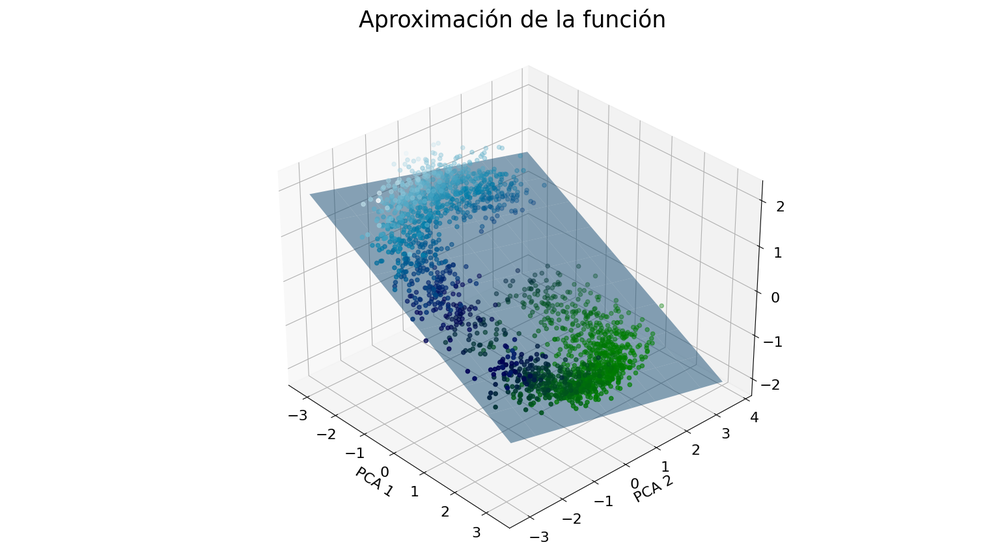
#> input picture parteUno/images/3dModel1.png, 1000 x 553 px, shrunk from 1536 x 850 before the run; its folder holds only this picture in this run
$ python -i extra.py   (imports and definitions only)   (older library calls are emulated)
#> lines starting #> are read from the running program, lines starting #| are printed output that depends on the picture
import os
import cv2
import numpy as np
from PIL import Image
import matplotlib.pyplot as plt

# Función para cargar imágenes desde un directorio
def load_images_from_folder(folder):
#> further down, picture is the input picture: shape (553, 1000, 3); mean B, G, R 240.1, 238.7, 234.1
    images = []
    for filename in os.listdir(folder):
        if filename.endswith(('.png', '.jpg', '.jpeg')):
            img = Image.open(os.path.join(folder, filename))
            images.append(np.array(img).flatten())
    return np.array(images)

# Funciones para aplicar los filtros
def apply_average_filter(image):
    return cv2.blur(image, (3, 3))

def apply_gaussian_filter(image):
    return cv2.GaussianBlur(image, (5, 5), 1.0)

def apply_sobel_filter(image):
    grad_x = cv2.Sobel(image, cv2.CV_64F, 1, 0, ksize=3)
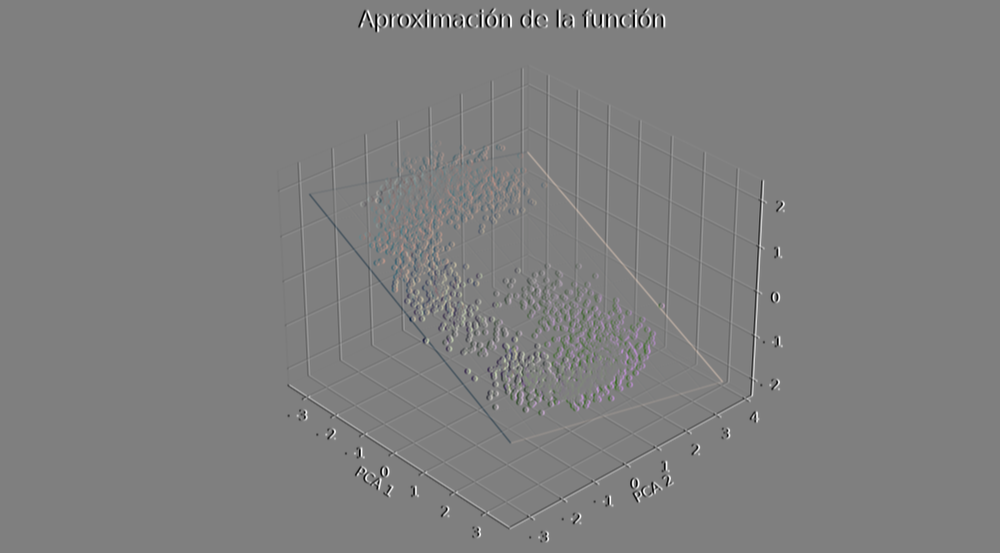
#> grad_x: shape (553, 1000, 3) float64; mean B, G, R 0, 0, 0; drawn with min black and max white
    grad_y = cv2.Sobel(image, cv2.CV_64F, 0, 1, ksize=3)
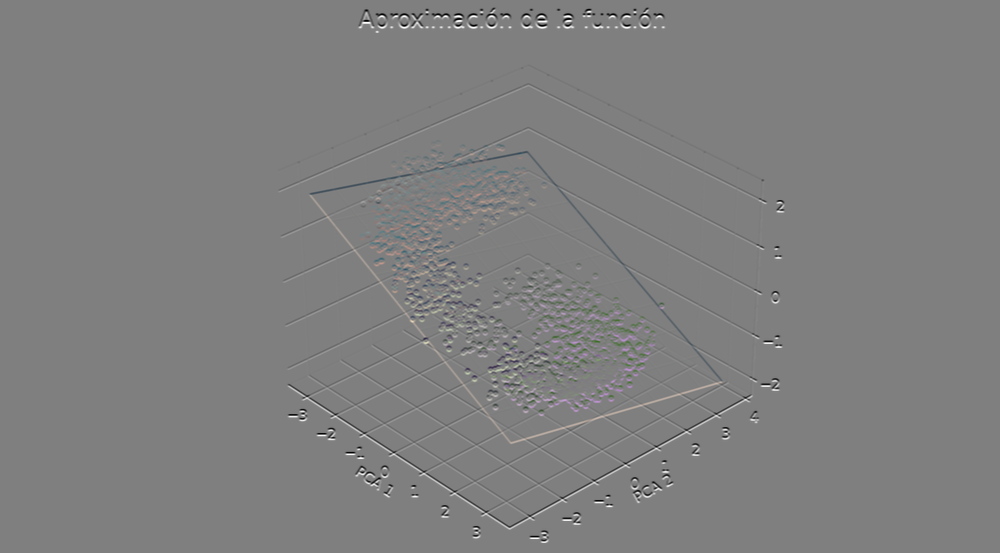
#> grad_y: shape (553, 1000, 3) float64; mean B, G, R 0, 0, 0; drawn with min black and max white
    abs_grad_x = cv2.convertScaleAbs(grad_x)
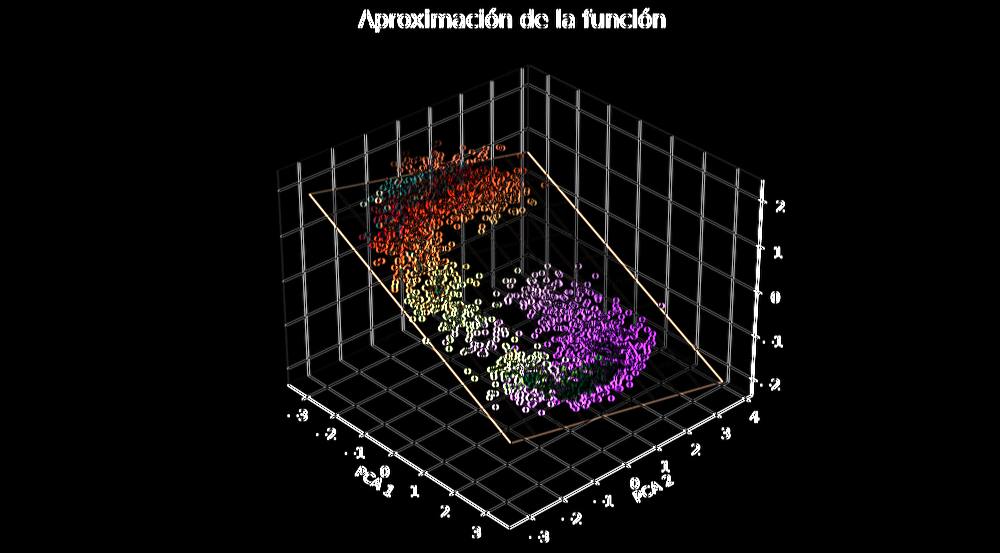
#> abs_grad_x: shape (553, 1000, 3); mean B, G, R 11.9, 11.4, 13.6
    abs_grad_y = cv2.convertScaleAbs(grad_y)
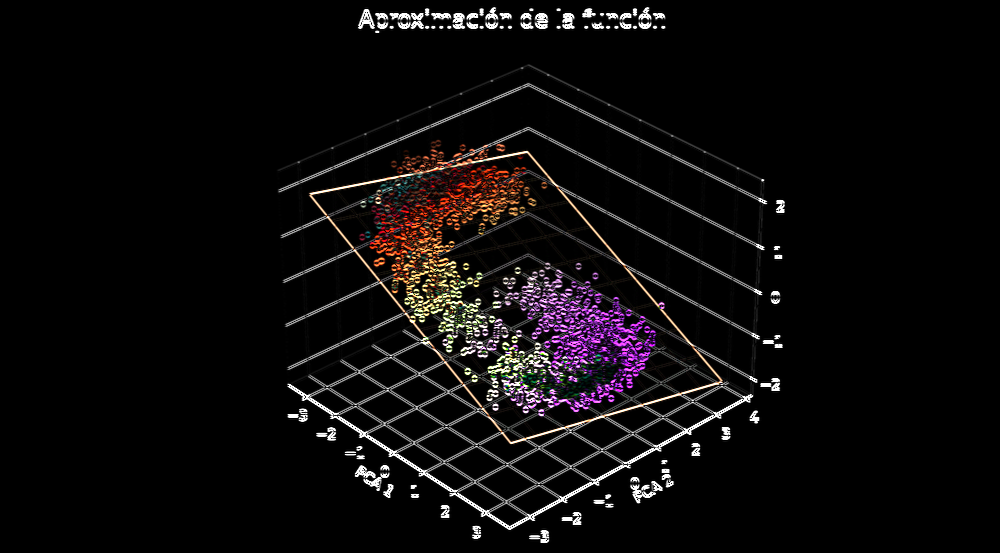
#> abs_grad_y: shape (553, 1000, 3); mean B, G, R 11.4, 11, 13.2
    return cv2.addWeighted(abs_grad_x, 0.5, abs_grad_y, 0.5, 0)
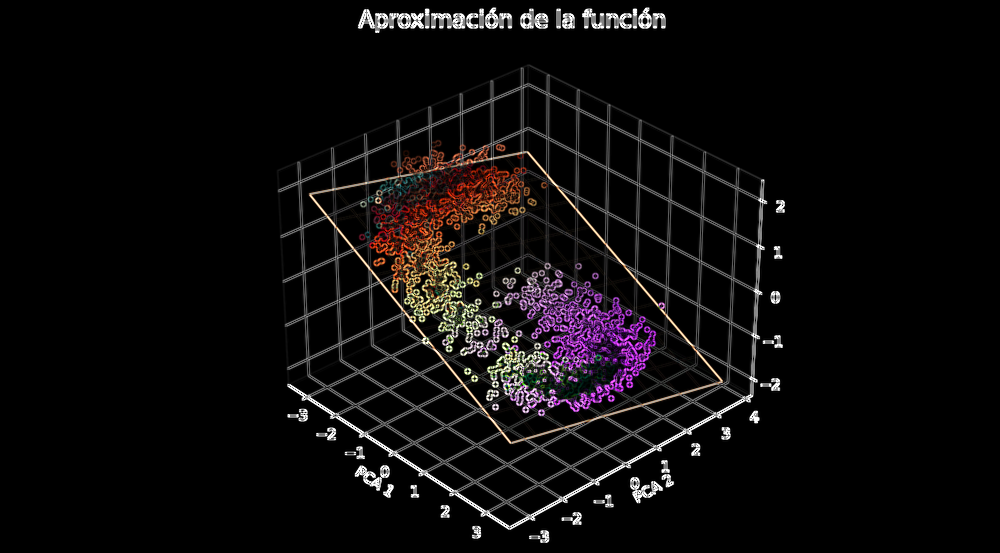
#> returned value: shape (553, 1000, 3); mean of channels 0, 1, 2 11.7, 11.2, 13.4; drawn as B, G, R

def apply_canny_filter(image):
    return cv2.Canny(image, 100, 200)

# Cargar las imágenes desde los directorios
dir_path = os.path.dirname(os.path.realpath(__file__))
# [1 line that did not run here, left out]
# [1 line that did not run here, left out]

# Aplicar filtros a las imágenes cargadas y guardar los resultados
output_folder = os.path.join(dir_path, 'filtered_images')
# [1 line not run here, left out]

num_images_to_process = 5  # Número de imágenes a procesar y mostrar

# [18 lines not run here, left out]

filters = [apply_average_filter, apply_gaussian_filter, apply_sobel_filter, apply_canny_filter]
titles = ['Filtro de Promedios', 'Filtro Gaussiano', 'Filtro de Sobel', 'Filtro de Canny']

# Seleccionar imágenes únicas para la visualización
# [1 line that did not run here, left out]
# [1 line that did not run here, left out]

# [12 lines not run here, left out]

>>> import cv2
>>> picture = cv2.imread('images/3dModel1.png')
>>> result = apply_sobel_filter(picture)

$ run again, on parteUno/images/PCA_2D.png
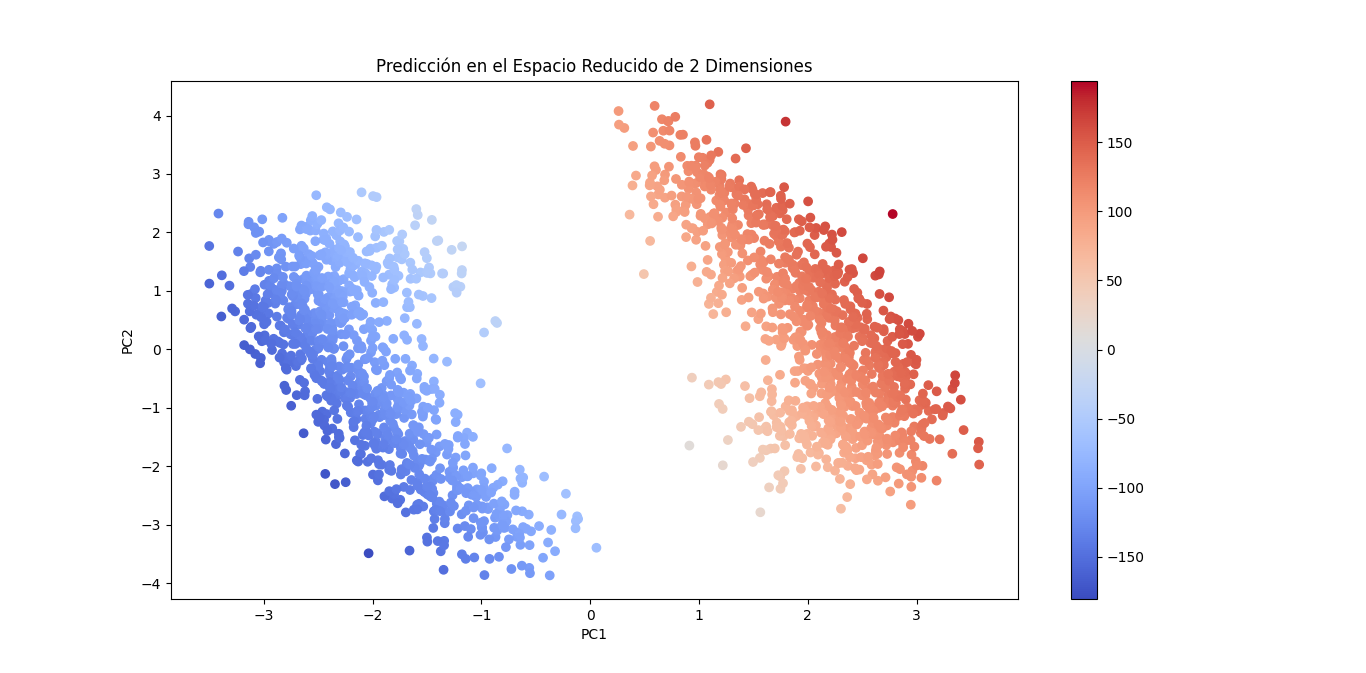
#> input picture parteUno/images/PCA_2D.png, 1366 x 673 px
#> picture is the input picture: shape (673, 1366, 3); mean B, G, R 244.8, 241.6, 245.1
#> in apply_sobel_filter, `grad_y = cv2.Sobel(image, cv2.CV_64F, 0, 1, ksize=3)`:
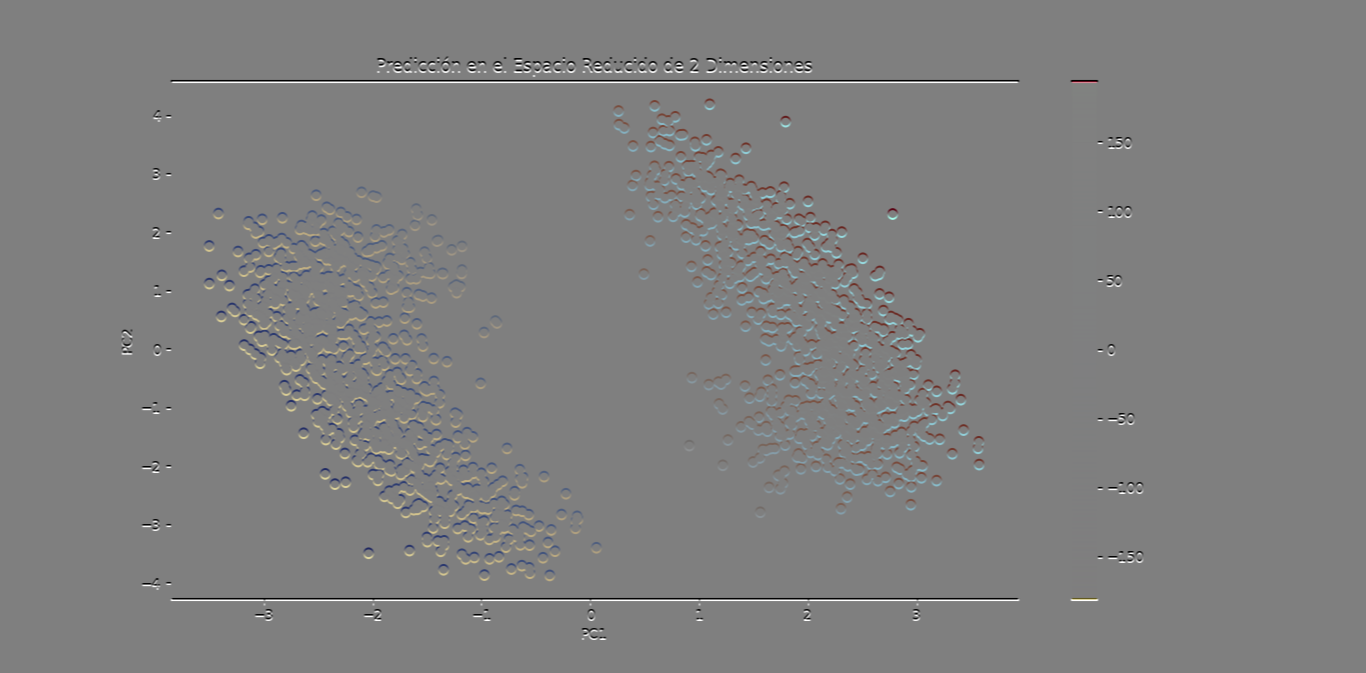
#> grad_y: shape (673, 1366, 3) float64; mean B, G, R 0, 0, 0; drawn with min black and max white
#> in apply_sobel_filter, `return cv2.addWeighted(abs_grad_x, 0.5, abs_grad_y, 0.5, 0)`:
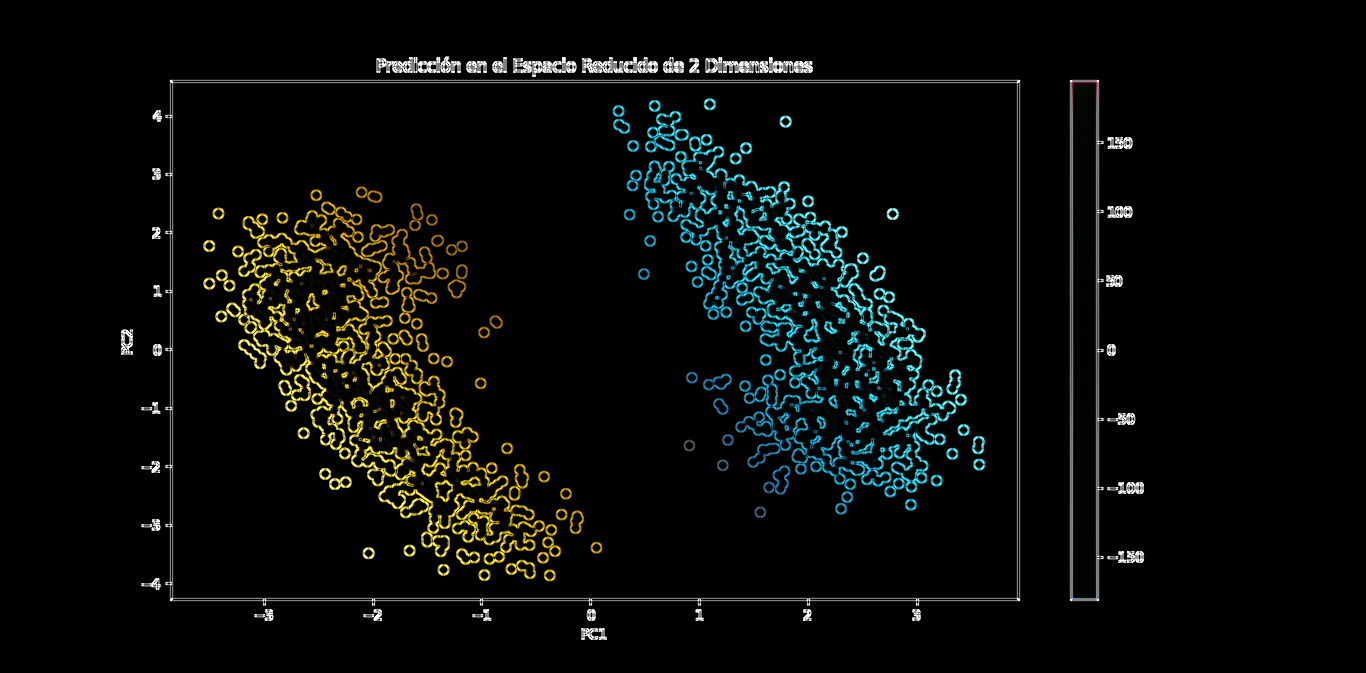
#> returned value: shape (673, 1366, 3); mean of channels 0, 1, 2 8.3, 11.1, 8.5; drawn as B, G, R

$ run again, on parteUno/images/PCA_3D.png
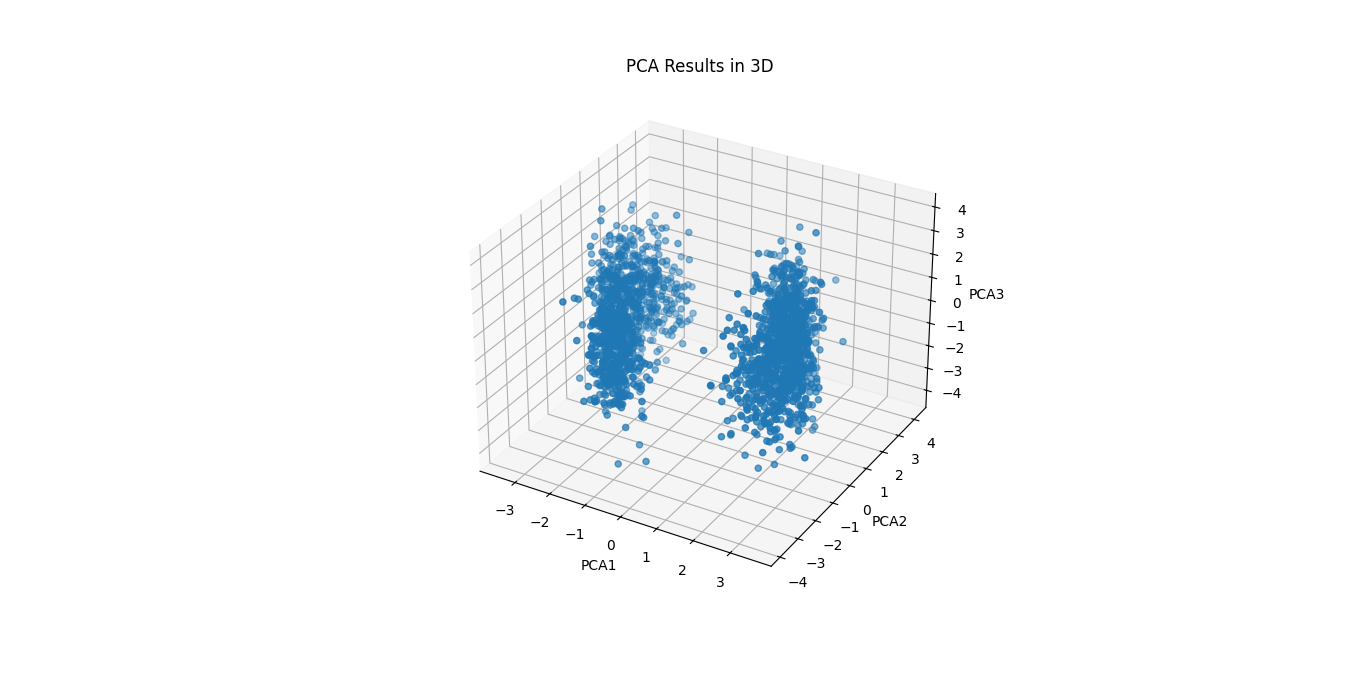
#> input picture parteUno/images/PCA_3D.png, 1366 x 673 px
#> picture is the input picture: shape (673, 1366, 3); mean B, G, R 250, 248.4, 246.1
#> in apply_sobel_filter, `grad_x = cv2.Sobel(image, cv2.CV_64F, 1, 0, ksize=3)`:
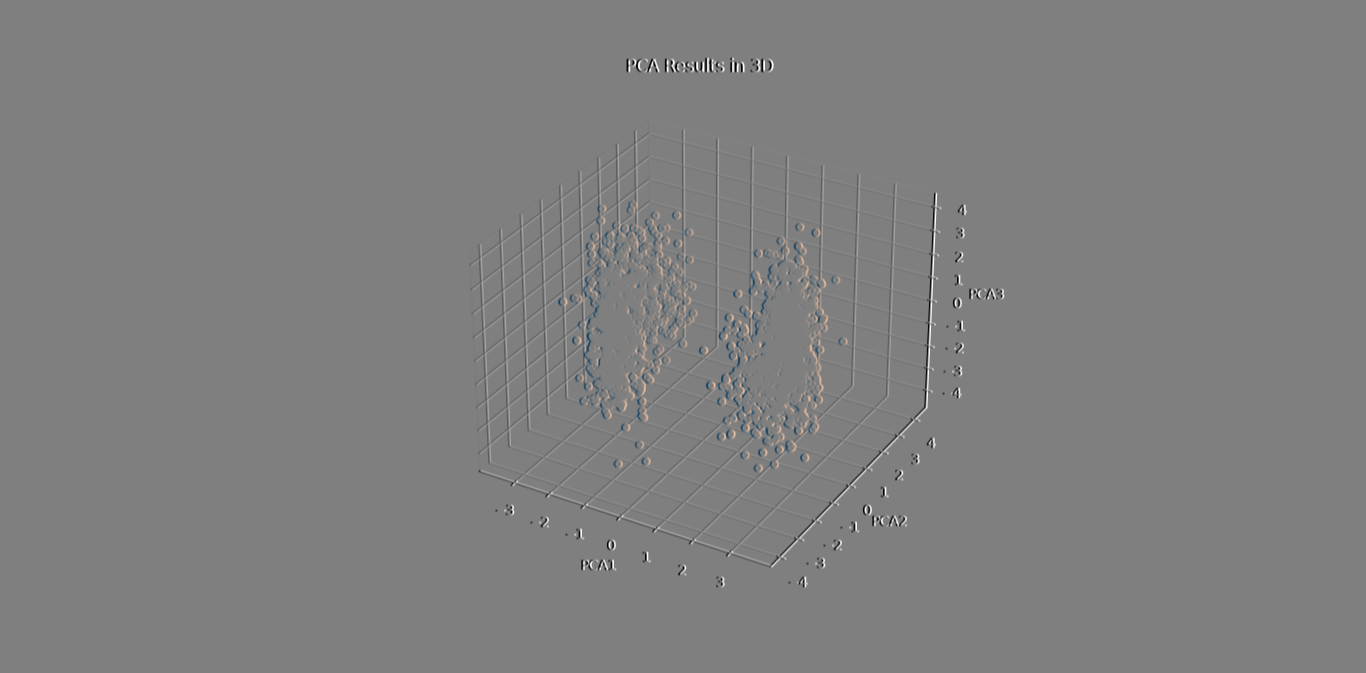
#> grad_x: shape (673, 1366, 3) float64; mean B, G, R 0, 0, 0; drawn with min black and max white
#> in apply_sobel_filter, `return cv2.addWeighted(abs_grad_x, 0.5, abs_grad_y, 0.5, 0)`:
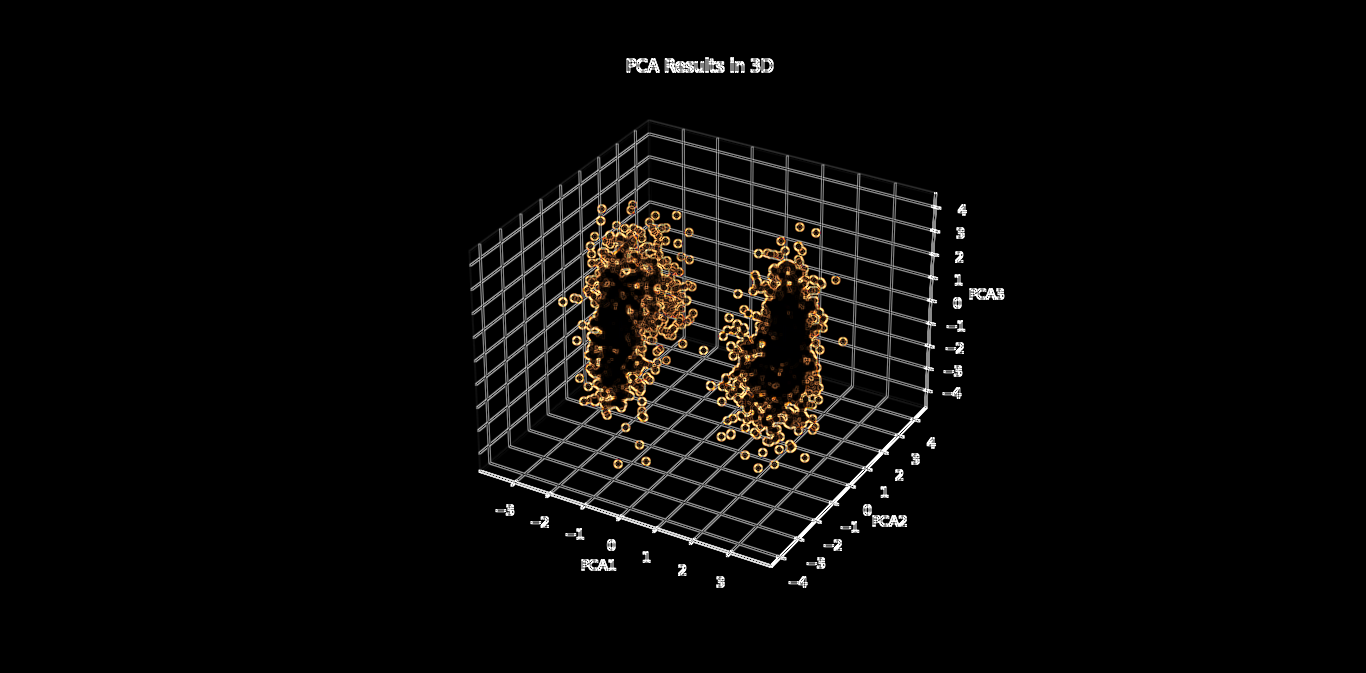
#> returned value: shape (673, 1366, 3); mean of channels 0, 1, 2 6.9, 7.9, 8.9; drawn as B, G, R
